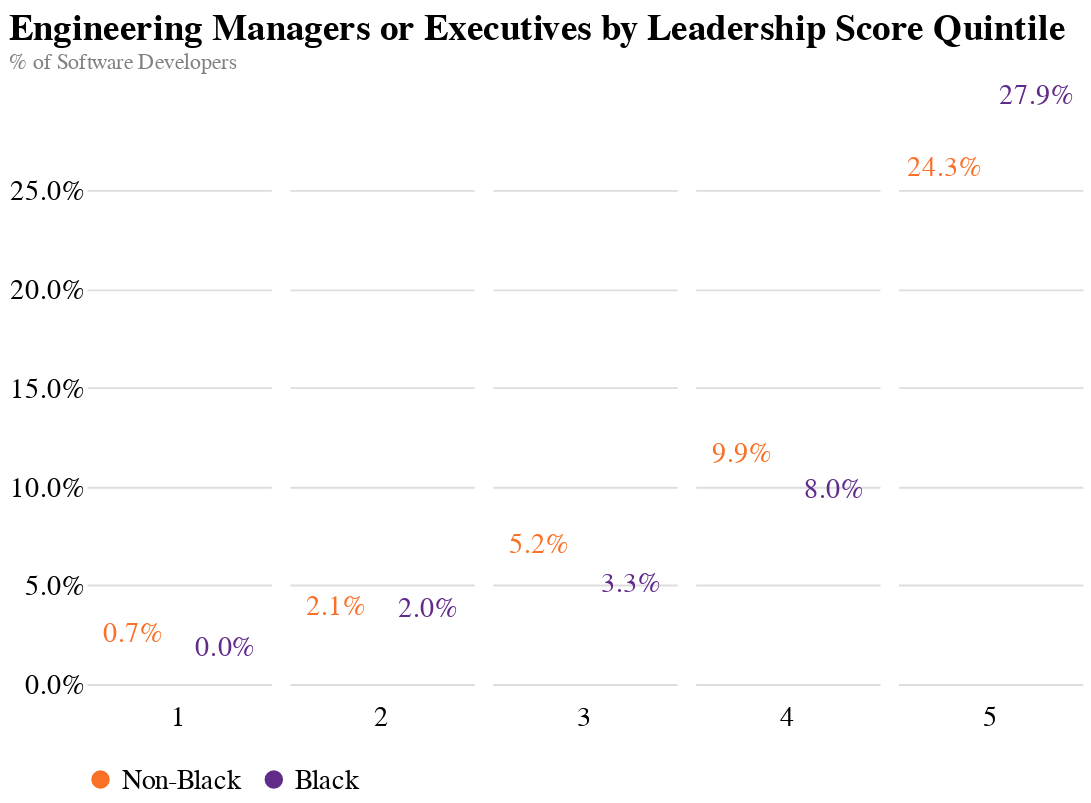

Notebook code for this chart:
### Markdown cell above
Note: Due to some unforeseen stochasitcity in the model fitting process, the results for the leadership score quintiles can differ somewhat between various runs and may not match the exact numbers used in the final presentation. The broad conclusion remains unchanged, however.

### Code cell
color_scale = alt.Scale(
    domain=labels,
    range=colors
)

points = alt.Chart().mark_bar(size=35, cornerRadiusTopLeft=8, cornerRadiusTopRight=8, clip=True).encode(
    x=alt.X("labels", 
        axis=alt.Axis(title=None, labels=False, tickSize=0), 
        sort=labels
       ),
    y=alt.Y("data", 
            axis=alt.Axis(format=".1%", title=None, tickCount=4, tickSize=0, labelFlush=False, labelFontSize=15),
    ),
    color=alt.Color("labels", 
                    scale=color_scale,
                    legend=alt.Legend(title=None, orient="bottom", labelFontSize=15))
).properties(
    width=100,
    height=300
)

text = alt.Chart().mark_text(
    align='center',
    baseline='middle',
    dx=0,
    dy=-20,
    fontSize=15
).encode(
    text=alt.Text("data", format=".1%"),
    x=alt.X("labels", 
            sort=labels),
    y="data",
    color=alt.Color("labels", 
                    scale=color_scale)
)

chart = alt.layer(points, text, data=results_q_plot).facet(
    column=alt.Column("quantile", title=None, header=alt.Header(labelOrient='bottom', labelFontSize=15)),
    title={
        "text": "Engineering Managers or Executives by Leadership Score Quintile", 
        "subtitle": "% of Software Developers",
        "subtitleColor": "gray",
    },
    spacing=10
).configure_view(
    strokeWidth=0
).configure_title(
    anchor='start',
    offset=5,
    fontSize=20
).configure_axis(
    domain=False
)

chart.save("../images/progression_leaders_quintile.png", method="selenium", webdriver="chrome", scale_factor=3.0)

chart

### Figure 1 — Vega-Lite specification as saved in the notebook (floating-point values rounded to 4 significant figures)
{"config": {"view": {"continuousWidth": 400, "continuousHeight": 300, "strokeWidth": 0}, "axis": {"domain": false}, "title": {"anchor": "start", "fontSize": 20, "offset": 5}}, "data": {"name": "data-054b4d5f6758c3f30bf833d26ce0324d"}, "facet": {"column": {"type": "quantitative", "field": "quantile", "header": {"labelFontSize": 15, "labelOrient": "bottom"}, "title": null}}, "spec": {"layer": [{"mark": {"type": "bar", "clip": true, "cornerRadiusTopLeft": 8, "cornerRadiusTopRight": 8, "size": 35}, "encoding": {"color": {"type": "nominal", "field": "labels", "legend": {"labelFontSize": 15, "orient": "bottom", "title": null}, "scale": {"domain": ["Non-Black", "Black"], "range": ["#fa7026", "#612b8a"]}}, "x": {"type": "nominal", "axis": {"labels": false, "tickSize": 0, "title": null}, "field": "labels", "sort": ["Non-Black", "Black"]}, "y": {"type": "quantitative", "axis": {"format": ".1%", "labelFlush": false, "labelFontSize": 15, "tickCount": 4, "tickSize": 0, "title": null}, "field": "data"}}, "height": 300, "width": 100}, {"mark": {"type": "text", "align": "center", "baseline": "middle", "dx": 0, "dy": -20, "fontSize": 15}, "encoding": {"color": {"type": "nominal", "field": "labels", "scale": {"domain": ["Non-Black", "Black"], "range": ["#fa7026", "#612b8a"]}}, "text": {"type": "quantitative", "field": "data", "format": ".1%"}, "x": {"type": "nominal", "field": "labels", "sort": ["Non-Black", "Black"]}, "y": {"type": "quantitative", "field": "data"}}}]}, "spacing": 10, "title": {"text": "Engineering Managers or Executives by Leadership Score Quintile", "subtitle": "% of Software Developers", "subtitleColor": "gray"}, "$schema": "https://vega.github.io/schema/vega-lite/v4.8.1.json", "datasets": {"data-054b4d5f6758c3f30bf833d26ce0324d": [{"data": 0.007438, "quantile": 1, "labels": "Non-Black"}, {"data": 0.0, "quantile": 1, "labels": "Black"}, {"data": 0.02091, "quantile": 2, "labels": "Non-Black"}, {"data": 0.02, "quantile": 2, "labels": "Black"}, {"data": 0.05215, "quantile": 3, "labels": "Non-Black"}, {"data": 0.03261, "quantile": 3, "labels": "Black"}, {"data": 0.09866, "quantile": 4, "labels": "Non-Black"}, {"data": 0.08, "quantile": 4, "labels": "Black"}, {"data": 0.243, "quantile": 5, "labels": "Non-Black"}, {"data": 0.2794, "quantile": 5, "labels": "Black"}]}}
